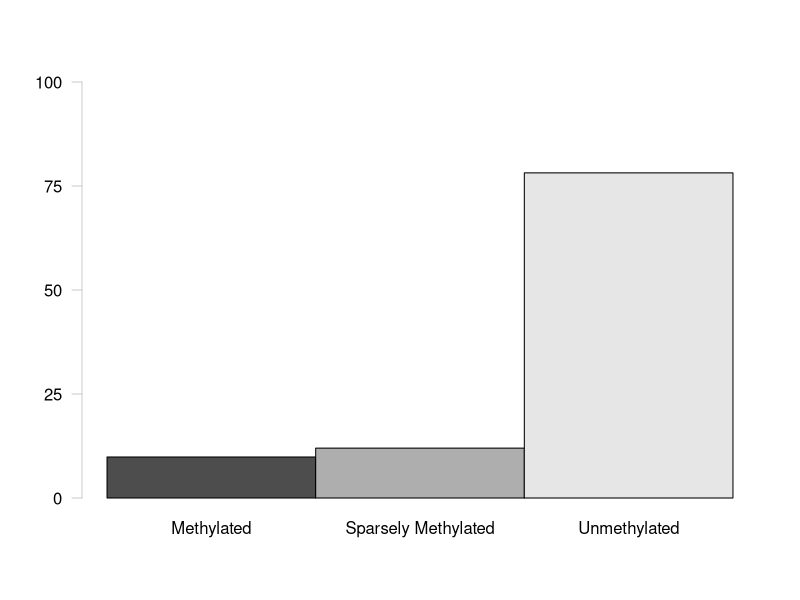
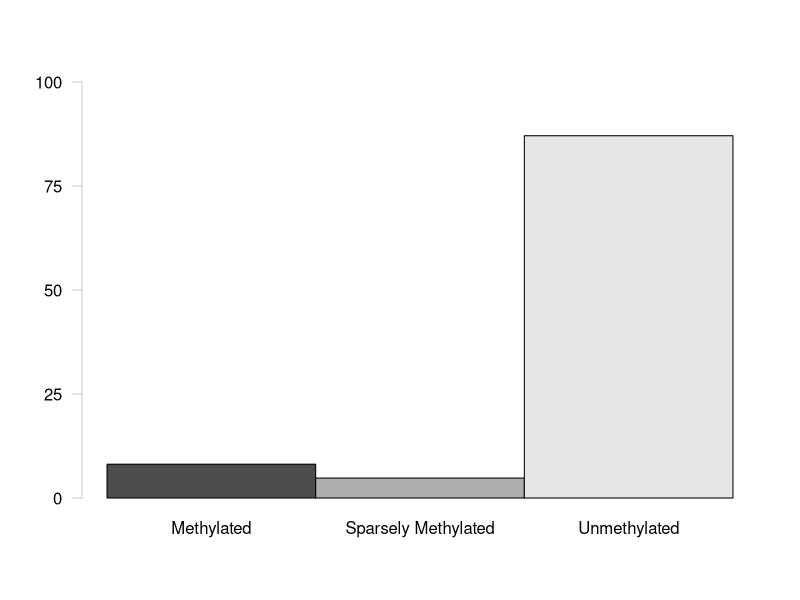
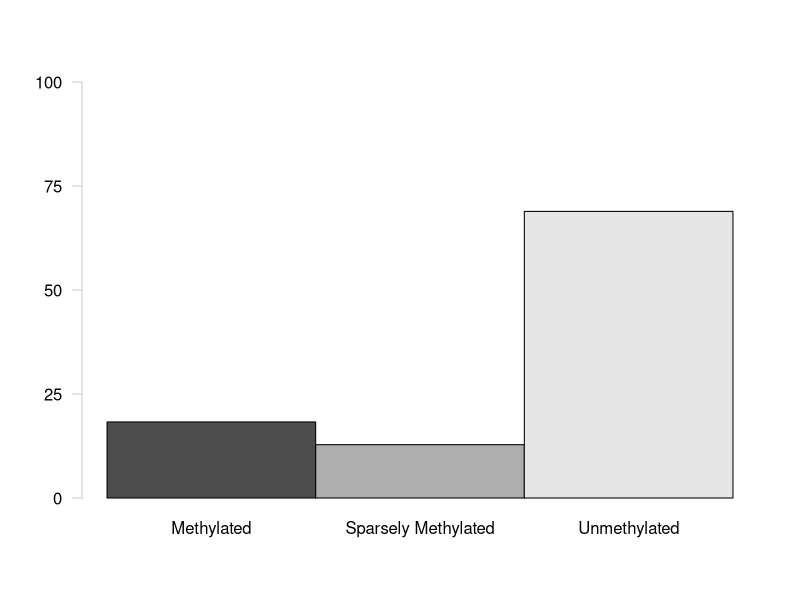
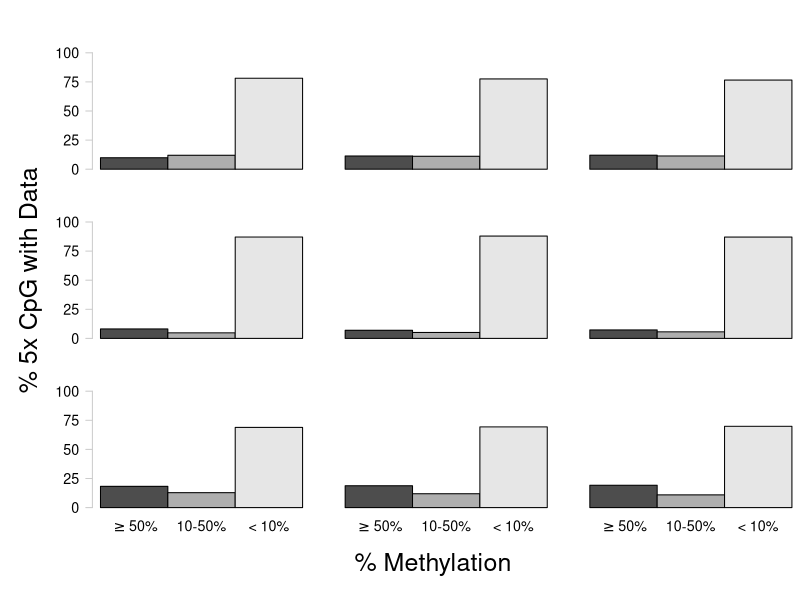
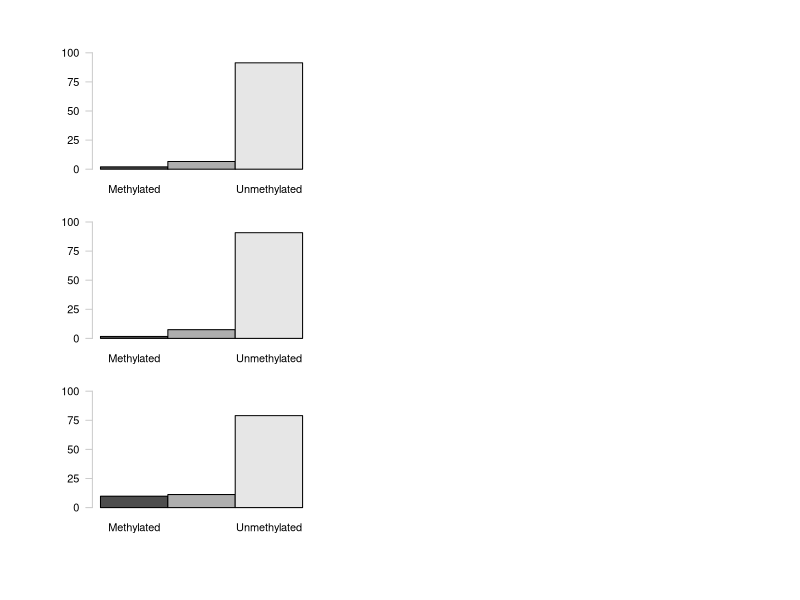
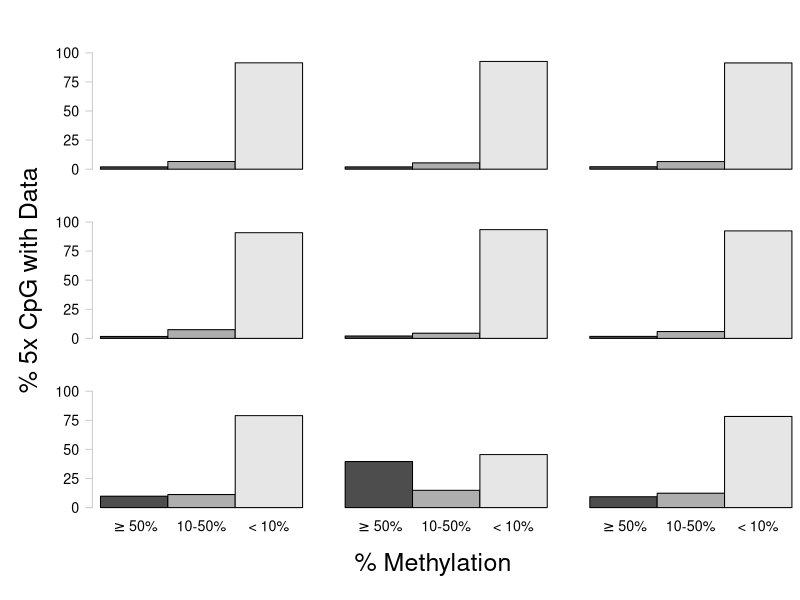

These figures' R source, in order:
## ---- chunk 1
knitr::opts_chunk$set(echo = TRUE)
## ---- chunk 2
sessionInfo()
## ---- chunk 3
McapAll <- read.table("../analyses/Characterizing-CpG-Methylation-5x/Mcap/Mcap-5x-bedgraph-counts.txt", header = FALSE, col.names = c("totalLines", "filename")) #Import file using space as a delimiter. Columns are the number of lines and the filename
McapAll <- McapAll[-10,] #Remove last row (total lines for all files)
tail(McapAll) #Confirm import
## ---- chunk 4
McapMeth <- read.table("../analyses/Characterizing-CpG-Methylation-5x/Mcap/Mcap-5x-Meth-counts.txt", header = FALSE, col.names = c("Meth", "filename")) #Import file using space as a delimiter. Columns are the number of lines and the filename
McapMeth <- McapMeth[-10,] #Remove last row (total lines for all files)
tail(McapMeth) #Confirm import
## ---- chunk 5
McapSparseMeth <- read.table("../analyses/Characterizing-CpG-Methylation-5x/Mcap/Mcap-5x-sparseMeth-counts.txt", header = FALSE, col.names = c("sparseMeth", "filename")) #Import file using space as a delimiter. Columns are the number of lines and the filename
McapSparseMeth <- McapSparseMeth[-10,] #Remove last row (total lines for all files)
tail(McapSparseMeth) #Confirm import
## ---- chunk 6
McapUnMeth <- read.table("../analyses/Characterizing-CpG-Methylation-5x/Mcap/Mcap-5x-unMeth-counts.txt", header = FALSE, col.names = c("unMeth", "filename")) #Import file using space as a delimiter. Columns are the number of lines and the filename
McapUnMeth <- McapUnMeth[-10,] #Remove last row (total lines for all files)
tail(McapUnMeth) #Confirm import
## ---- chunk 7
McapCpGType <- cbind(McapAll, McapMeth, McapSparseMeth, McapUnMeth) #Mash tables together by column
McapCpGType <- McapCpGType[,-c(2,4,6,8)] #Remove filename columns
tail(McapCpGType) #Confirm table mashing
## ---- chunk 8
McapCpGType$percentMeth <- (McapCpGType$Meth / McapCpGType$totalLines) * 100 #Calculate percent methylated loci
McapCpGType$percentSparseMeth <- (McapCpGType$sparseMeth / McapCpGType$totalLines) * 100 #Calculate percent sparsely methylated loci
McapCpGType$percentUnMeth <- (McapCpGType$unMeth / McapCpGType$totalLines) * 100 #Calculate percent unmethylated loci
McapCpGType <- McapCpGType[,c(1, 2, 5, 3, 6, 4, 7)] #Reorganize columns
tail(McapCpGType) #Confirm calculations
## ---- chunk 9
write.table(McapCpGType, "../analyses/Characterizing-CpG-Methylation-5x/Mcap/Mcap-CpG-Type.txt", sep = "\t", quote = FALSE, row.names = TRUE) #Save summary table
## ---- chunk 10
PactAll <- read.table("../analyses/Characterizing-CpG-Methylation-5x/Pact/Pact-5x-bedgraph-counts.txt", header = FALSE, col.names = c("totalLines", "filename")) #Import file using space as a delimiter. Columns are the number of lines and the filename
PactAll <- PactAll[-10,] #Remove last row (total lines for all files)
tail(PactAll) #Confirm import
## ---- chunk 11
PactMeth <- read.table("../analyses/Characterizing-CpG-Methylation-5x/Pact/Pact-5x-Meth-counts.txt", header = FALSE, col.names = c("Meth", "filename")) #Import file using space as a delimiter. Columns are the number of lines and the filename
PactMeth <- PactMeth[-10,] #Remove last row (total lines for all files)
tail(PactMeth) #Confirm import
## ---- chunk 12
PactSparseMeth <- read.table("../analyses/Characterizing-CpG-Methylation-5x/Pact/Pact-5x-sparseMeth-counts.txt", header = FALSE, col.names = c("sparseMeth", "filename")) #Import file using space as a delimiter. Columns are the number of lines and the filename
PactSparseMeth <- PactSparseMeth[-10,] #Remove last row (total lines for all files)
tail(PactSparseMeth) #Confirm import
## ---- chunk 13
PactUnMeth <- read.table("../analyses/Characterizing-CpG-Methylation-5x/Pact/Pact-5x-unMeth-counts.txt", header = FALSE, col.names = c("unMeth", "filename")) #Import file using space as a delimiter. Columns are the number of lines and the filename
PactUnMeth <- PactUnMeth[-10,] #Remove last row (total lines for all files)
tail(PactUnMeth) #Confirm import
## ---- chunk 14
PactCpGType <- cbind(PactAll, PactMeth, PactSparseMeth, PactUnMeth) #Mash tables together by column
PactCpGType <- PactCpGType[,-c(2,4,6,8)] #Remove filename columns
tail(PactCpGType) #Confirm table mashing
## ---- chunk 15
PactCpGType$percentMeth <- (PactCpGType$Meth / PactCpGType$totalLines) * 100 #Calculate percent methylated loci
PactCpGType$percentSparseMeth <- (PactCpGType$sparseMeth / PactCpGType$totalLines) * 100 #Calculate percent sparsely methylated loci
PactCpGType$percentUnMeth <- (PactCpGType$unMeth / PactCpGType$totalLines) * 100 #Calculate percent unmethylated loci
PactCpGType <- PactCpGType[,c(1, 2, 5, 3, 6, 4, 7)] #Reorganize columns
tail(PactCpGType) #Confirm calculations
## ---- chunk 16
write.table(PactCpGType, "../analyses/Characterizing-CpG-Methylation-5x/Pact/Pact-CpG-Type.txt", sep = "\t", quote = FALSE, row.names = TRUE) #Save summary table
## ---- chunk 17
McapGeneOverlaps <- read.table("../analyses/Characterizing-CpG-Methylation-5x/Mcap/Mcap-5x-mcGenes-counts.txt", header = FALSE, col.names = c("counts", "filename")) #Import file with all file-gene overlaps
McapGeneOverlaps <- McapGeneOverlaps[-37,] #Remove final row
tail(McapGeneOverlaps) #Confirm import
## ---- chunk 18
McapGeneSummary <- data.frame("totalLines" = rep(0, times = 9),
                              "Meth" = rep(0, times = 9),
                              "sparseMeth" = rep(0, times = 9),
                              "unMeth" = rep(0, times = 9)) #Create empty dataframe for final summary table
head(McapGeneSummary) #Confirm dataframe creation
## ---- chunk 19
nLines <- length(McapGeneSummary$totalLines) #Count number of lines
for(i in 1:nLines) {
  McapGeneSummary[i,1] <- McapGeneOverlaps[i+(3*i),1]
} #For every file with the total number of CpG with data (i + (3*i)), take the value in the first column (total lines) and save it in the first column
head(McapGeneSummary) #Confirm values were added
## ---- chunk 20
for(i in 1:nLines) {
  McapGeneSummary[i,2] <- McapGeneOverlaps[(i+(3*i)-3),1]
} #For every file with the total number of CpG with data ((i + (3*i))-3), take the value in the first column (total lines) and save it in the second column
head(McapGeneSummary) #Confirm values were added
## ---- chunk 21
for(i in 1:nLines) {
  McapGeneSummary[i,3] <- McapGeneOverlaps[(i+(3*i)-2),1]
} #For every file with the total number of CpG with data ((i + (3*i))-2), take the value in the first column (total lines) and save it in the third column
head(McapGeneSummary) #Confirm values were added
## ---- chunk 22
for(i in 1:nLines) {
  McapGeneSummary[i,4] <- McapGeneOverlaps[(i+(3*i)-1),1]
} #For every file with the total number of CpG with data ((i + (3*i))-1), take the value in the first column (total lines) and save it in the fourth column
head(McapGeneSummary) #Confirm values were added
## ---- chunk 23
McapGeneSummary$percentMeth <- (McapGeneSummary$Meth / McapGeneSummary$totalLines) * 100 #Calculate percent methylated
McapGeneSummary$percentSparseMeth <- (McapGeneSummary$sparseMeth / McapGeneSummary$totalLines) * 100 #Calculate percent sparsely methylated
McapGeneSummary$percentUnMeth <- (McapGeneSummary$unMeth / McapGeneSummary$totalLines) * 100 #Calculate percent unmethylated
McapGeneSummary <- McapGeneSummary[,c(1,2,5,3,6,4,7)] #Rearrange columns
tail(McapGeneSummary) #Confirm calculations
## ---- chunk 24
write.table(McapGeneSummary, "../analyses/Characterizing-CpG-Methylation-5x/Mcap/Mcap-Gene-Overlaps.txt", sep = "\t", quote = FALSE, row.names = TRUE) #Save summary table
## ---- chunk 25
McapCDSOverlaps <- read.table("../analyses/Characterizing-CpG-Methylation-5x/Mcap/Mcap-5x-mcCDS-counts.txt", header = FALSE, col.names = c("counts", "filename")) #Import file with all file-CDS overlaps
McapCDSOverlaps <- McapCDSOverlaps[-37,] #Remove final row
tail(McapCDSOverlaps) #Confirm import
## ---- chunk 26
McapCDSSummary <- data.frame("totalLines" = rep(0, times = 9),
                              "Meth" = rep(0, times = 9),
                              "sparseMeth" = rep(0, times = 9),
                              "unMeth" = rep(0, times = 9)) #Create empty dataframe for final summary table
head(McapCDSSummary) #Confirm dataframe creation
## ---- chunk 27
nLines <- length(McapCDSSummary$totalLines) #Count number of lines
for(i in 1:nLines) {
  McapCDSSummary[i,1] <- McapCDSOverlaps[i+(3*i),1]
} #For every file with the total number of CpG with data (i + (3*i)), take the value in the first column (total lines) and save it in the first column
head(McapCDSSummary) #Confirm values were added
## ---- chunk 28
for(i in 1:nLines) {
  McapCDSSummary[i,2] <- McapCDSOverlaps[(i+(3*i)-3),1]
} #For every file with the total number of CpG with data ((i + (3*i))-3), take the value in the first column (total lines) and save it in the second column
head(McapCDSSummary) #Confirm values were added
## ---- chunk 29
for(i in 1:nLines) {
  McapCDSSummary[i,3] <- McapCDSOverlaps[(i+(3*i)-2),1]
} #For every file with the total number of CpG with data ((i + (3*i))-2), take the value in the first column (total lines) and save it in the third column
head(McapCDSSummary) #Confirm values were added
## ---- chunk 30
for(i in 1:nLines) {
  McapCDSSummary[i,4] <- McapCDSOverlaps[(i+(3*i)-1),1]
} #For every file with the total number of CpG with data ((i + (3*i))-1), take the value in the first column (total lines) and save it in the fourth column
head(McapCDSSummary) #Confirm values were added
## ---- chunk 31
McapCDSSummary$percentMeth <- (McapCDSSummary$Meth / McapCDSSummary$totalLines) * 100 #Calculate percent methylated
McapCDSSummary$percentSparseMeth <- (McapCDSSummary$sparseMeth / McapCDSSummary$totalLines) * 100 #Calculate percent sparsely methylated
McapCDSSummary$percentUnMeth <- (McapCDSSummary$unMeth / McapCDSSummary$totalLines) * 100 #Calculate percent unmethylated
McapCDSSummary <- McapCDSSummary[,c(1,2,5,3,6,4,7)] #Rearrange columns
tail(McapCDSSummary) #Confirm calculations
## ---- chunk 32
write.table(McapCDSSummary, "../analyses/Characterizing-CpG-Methylation-5x/Mcap/Mcap-CDS-Overlaps.txt", sep = "\t", quote = FALSE, row.names = TRUE) #Save summary table
## ---- chunk 33
McapIntronsOverlaps <- read.table("../analyses/Characterizing-CpG-Methylation-5x/Mcap/Mcap-5x-mcIntrons-counts.txt", header = FALSE, col.names = c("counts", "filename")) #Import file with all file-Introns overlaps
McapIntronsOverlaps <- McapIntronsOverlaps[-37,] #Remove final row
tail(McapIntronsOverlaps) #Confirm import
## ---- chunk 34
McapIntronsSummary <- data.frame("totalLines" = rep(0, times = 9),
                              "Meth" = rep(0, times = 9),
                              "sparseMeth" = rep(0, times = 9),
                              "unMeth" = rep(0, times = 9)) #Create empty dataframe for final summary table
head(McapIntronsSummary) #Confirm dataframe creation
## ---- chunk 35
nLines <- length(McapIntronsSummary$totalLines) #Count number of lines
for(i in 1:nLines) {
  McapIntronsSummary[i,1] <- McapIntronsOverlaps[i+(3*i),1]
} #For every file with the total number of CpG with data (i + (3*i)), take the value in the first column (total lines) and save it in the first column
head(McapIntronsSummary) #Confirm values were added
## ---- chunk 36
for(i in 1:nLines) {
  McapIntronsSummary[i,2] <- McapIntronsOverlaps[(i+(3*i)-3),1]
} #For every file with the total number of CpG with data ((i + (3*i))-3), take the value in the first column (total lines) and save it in the second column
head(McapIntronsSummary) #Confirm values were added
## ---- chunk 37
for(i in 1:nLines) {
  McapIntronsSummary[i,3] <- McapIntronsOverlaps[(i+(3*i)-2),1]
} #For every file with the total number of CpG with data ((i + (3*i))-2), take the value in the first column (total lines) and save it in the third column
head(McapIntronsSummary) #Confirm values were added
## ---- chunk 38
for(i in 1:nLines) {
  McapIntronsSummary[i,4] <- McapIntronsOverlaps[(i+(3*i)-1),1]
} #For every file with the total number of CpG with data ((i + (3*i))-1), take the value in the first column (total lines) and save it in the fourth column
head(McapIntronsSummary) #Confirm values were added
## ---- chunk 39
McapIntronsSummary$percentMeth <- (McapIntronsSummary$Meth / McapIntronsSummary$totalLines) * 100 #Calculate percent methylated
McapIntronsSummary$percentSparseMeth <- (McapIntronsSummary$sparseMeth / McapIntronsSummary$totalLines) * 100 #Calculate percent sparsely methylated
McapIntronsSummary$percentUnMeth <- (McapIntronsSummary$unMeth / McapIntronsSummary$totalLines) * 100 #Calculate percent unmethylated
McapIntronsSummary <- McapIntronsSummary[,c(1,2,5,3,6,4,7)] #Rearrange columns
tail(McapIntronsSummary) #Confirm calculations
## ---- chunk 40
write.table(McapIntronsSummary, "../analyses/Characterizing-CpG-Methylation-5x/Mcap/Mcap-Introns-Overlaps.txt", sep = "\t", quote = FALSE, row.names = TRUE) #Save summary table
## ---- chunk 41
McapIntergenicOverlaps <- read.table("../analyses/Characterizing-CpG-Methylation-5x/Mcap/Mcap-5x-mcIntergenic-counts.txt", header = FALSE, col.names = c("counts", "filename")) #Import file with all file-Intergenic overlaps
McapIntergenicOverlaps <- McapIntergenicOverlaps[-37,] #Remove final row
tail(McapIntergenicOverlaps) #Confirm import
## ---- chunk 42
McapIntergenicSummary <- data.frame("totalLines" = rep(0, times = 9),
                              "Meth" = rep(0, times = 9),
                              "sparseMeth" = rep(0, times = 9),
                              "unMeth" = rep(0, times = 9)) #Create empty dataframe for final summary table
head(McapIntergenicSummary) #Confirm dataframe creation
## ---- chunk 43
nLines <- length(McapIntergenicSummary$totalLines) #Count number of lines
for(i in 1:nLines) {
  McapIntergenicSummary[i,1] <- McapIntergenicOverlaps[i+(3*i),1]
} #For every file with the total number of CpG with data (i + (3*i)), take the value in the first column (total lines) and save it in the first column
head(McapIntergenicSummary) #Confirm values were added
## ---- chunk 44
for(i in 1:nLines) {
  McapIntergenicSummary[i,2] <- McapIntergenicOverlaps[(i+(3*i)-3),1]
} #For every file with the total number of CpG with data ((i + (3*i))-3), take the value in the first column (total lines) and save it in the second column
head(McapIntergenicSummary) #Confirm values were added
## ---- chunk 45
for(i in 1:nLines) {
  McapIntergenicSummary[i,3] <- McapIntergenicOverlaps[(i+(3*i)-2),1]
} #For every file with the total number of CpG with data ((i + (3*i))-2), take the value in the first column (total lines) and save it in the third column
head(McapIntergenicSummary) #Confirm values were added
## ---- chunk 46
for(i in 1:nLines) {
  McapIntergenicSummary[i,4] <- McapIntergenicOverlaps[(i+(3*i)-1),1]
} #For every file with the total number of CpG with data ((i + (3*i))-1), take the value in the first column (total lines) and save it in the fourth column
head(McapIntergenicSummary) #Confirm values were added
## ---- chunk 47
McapIntergenicSummary$percentMeth <- (McapIntergenicSummary$Meth / McapIntergenicSummary$totalLines) * 100 #Calculate percent methylated
McapIntergenicSummary$percentSparseMeth <- (McapIntergenicSummary$sparseMeth / McapIntergenicSummary$totalLines) * 100 #Calculate percent sparsely methylated
McapIntergenicSummary$percentUnMeth <- (McapIntergenicSummary$unMeth / McapIntergenicSummary$totalLines) * 100 #Calculate percent unmethylated
McapIntergenicSummary <- McapIntergenicSummary[,c(1,2,5,3,6,4,7)] #Rearrange columns
tail(McapIntergenicSummary) #Confirm calculations
## ---- chunk 48
write.table(McapIntergenicSummary, "../analyses/Characterizing-CpG-Methylation-5x/Mcap/Mcap-Intergenic-Overlaps.txt", sep = "\t", quote = FALSE, row.names = TRUE) #Save summary table
## ---- chunk 49
PactGeneOverlaps <- read.table("../analyses/Characterizing-CpG-Methylation-5x/Pact/Pact-5x-paGenes-counts.txt", header = FALSE, col.names = c("counts", "filename")) #Import file with all file-gene overlaps
PactGeneOverlaps <- PactGeneOverlaps[-37,] #Remove final row
tail(PactGeneOverlaps) #Confirm import
## ---- chunk 50
PactGeneSummary <- data.frame("totalLines" = rep(0, times = 9),
                              "Meth" = rep(0, times = 9),
                              "sparseMeth" = rep(0, times = 9),
                              "unMeth" = rep(0, times = 9)) #Create empty dataframe for final summary table
head(PactGeneSummary) #Confirm dataframe creation
## ---- chunk 51
nLines <- length(PactGeneSummary$totalLines) #Count number of lines
for(i in 1:nLines) {
  PactGeneSummary[i,1] <- PactGeneOverlaps[i+(3*i),1]
} #For every file with the total number of CpG with data (i + (3*i)), take the value in the first column (total lines) and save it in the first column
head(PactGeneSummary) #Confirm values were added
## ---- chunk 52
for(i in 1:nLines) {
  PactGeneSummary[i,2] <- PactGeneOverlaps[(i+(3*i)-3),1]
} #For every file with the total number of CpG with data ((i + (3*i))-3), take the value in the first column (total lines) and save it in the second column
head(PactGeneSummary) #Confirm values were added
## ---- chunk 53
for(i in 1:nLines) {
  PactGeneSummary[i,3] <- PactGeneOverlaps[(i+(3*i)-2),1]
} #For every file with the total number of CpG with data ((i + (3*i))-2), take the value in the first column (total lines) and save it in the third column
head(PactGeneSummary) #Confirm values were added
## ---- chunk 54
for(i in 1:nLines) {
  PactGeneSummary[i,4] <- PactGeneOverlaps[(i+(3*i)-1),1]
} #For every file with the total number of CpG with data ((i + (3*i))-1), take the value in the first column (total lines) and save it in the fourth column
head(PactGeneSummary) #Confirm values were added
## ---- chunk 55
PactGeneSummary$percentMeth <- (PactGeneSummary$Meth / PactGeneSummary$totalLines) * 100 #Calculate percent methylated
PactGeneSummary$percentSparseMeth <- (PactGeneSummary$sparseMeth / PactGeneSummary$totalLines) * 100 #Calculate percent sparsely methylated
PactGeneSummary$percentUnMeth <- (PactGeneSummary$unMeth / PactGeneSummary$totalLines) * 100 #Calculate percent unmethylated
PactGeneSummary <- PactGeneSummary[,c(1,2,5,3,6,4,7)] #Rearrange columns
tail(PactGeneSummary) #Confirm calculations
## ---- chunk 56
write.table(PactGeneSummary, "../analyses/Characterizing-CpG-Methylation-5x/Pact/Pact-Gene-Overlaps.txt", sep = "\t", quote = FALSE, row.names = TRUE) #Save summary table
## ---- chunk 57
PactCDSOverlaps <- read.table("../analyses/Characterizing-CpG-Methylation-5x/Pact/Pact-5x-paCDS-counts.txt", header = FALSE, col.names = c("counts", "filename")) #Import file with all file-CDS overlaps
PactCDSOverlaps <- PactCDSOverlaps[-37,] #Remove final row
tail(PactCDSOverlaps) #Confirm import
## ---- chunk 58
PactCDSSummary <- data.frame("totalLines" = rep(0, times = 9),
                              "Meth" = rep(0, times = 9),
                              "sparseMeth" = rep(0, times = 9),
                              "unMeth" = rep(0, times = 9)) #Create empty dataframe for final summary table
head(PactCDSSummary) #Confirm dataframe creation
## ---- chunk 59
nLines <- length(PactCDSSummary$totalLines) #Count number of lines
for(i in 1:nLines) {
  PactCDSSummary[i,1] <- PactCDSOverlaps[i+(3*i),1]
} #For every file with the total number of CpG with data (i + (3*i)), take the value in the first column (total lines) and save it in the first column
head(PactCDSSummary) #Confirm values were added
## ---- chunk 60
for(i in 1:nLines) {
  PactCDSSummary[i,2] <- PactCDSOverlaps[(i+(3*i)-3),1]
} #For every file with the total number of CpG with data ((i + (3*i))-3), take the value in the first column (total lines) and save it in the second column
head(PactCDSSummary) #Confirm values were added
## ---- chunk 61
for(i in 1:nLines) {
  PactCDSSummary[i,3] <- PactCDSOverlaps[(i+(3*i)-2),1]
} #For every file with the total number of CpG with data ((i + (3*i))-2), take the value in the first column (total lines) and save it in the third column
head(PactCDSSummary) #Confirm values were added
## ---- chunk 62
for(i in 1:nLines) {
  PactCDSSummary[i,4] <- PactCDSOverlaps[(i+(3*i)-1),1]
} #For every file with the total number of CpG with data ((i + (3*i))-1), take the value in the first column (total lines) and save it in the fourth column
head(PactCDSSummary) #Confirm values were added
## ---- chunk 63
PactCDSSummary$percentMeth <- (PactCDSSummary$Meth / PactCDSSummary$totalLines) * 100 #Calculate percent methylated
PactCDSSummary$percentSparseMeth <- (PactCDSSummary$sparseMeth / PactCDSSummary$totalLines) * 100 #Calculate percent sparsely methylated
PactCDSSummary$percentUnMeth <- (PactCDSSummary$unMeth / PactCDSSummary$totalLines) * 100 #Calculate percent unmethylated
PactCDSSummary <- PactCDSSummary[,c(1,2,5,3,6,4,7)] #Rearrange columns
tail(PactCDSSummary) #Confirm calculations
## ---- chunk 64
write.table(PactCDSSummary, "../analyses/Characterizing-CpG-Methylation-5x/Pact/Pact-CDS-Overlaps.txt", sep = "\t", quote = FALSE, row.names = TRUE) #Save summary table
## ---- chunk 65
PactIntronsOverlaps <- read.table("../analyses/Characterizing-CpG-Methylation-5x/Pact/Pact-5x-paIntron-counts.txt", header = FALSE, col.names = c("counts", "filename")) #Import file with all file-Introns overlaps
PactIntronsOverlaps <- PactIntronsOverlaps[-37,] #Remove final row
tail(PactIntronsOverlaps) #Confirm import
## ---- chunk 66
PactIntronsSummary <- data.frame("totalLines" = rep(0, times = 9),
                              "Meth" = rep(0, times = 9),
                              "sparseMeth" = rep(0, times = 9),
                              "unMeth" = rep(0, times = 9)) #Create empty dataframe for final summary table
head(PactIntronsSummary) #Confirm dataframe creation
## ---- chunk 67
nLines <- length(PactIntronsSummary$totalLines) #Count number of lines
for(i in 1:nLines) {
  PactIntronsSummary[i,1] <- PactIntronsOverlaps[i+(3*i),1]
} #For every file with the total number of CpG with data (i + (3*i)), take the value in the first column (total lines) and save it in the first column
head(PactIntronsSummary) #Confirm values were added
## ---- chunk 68
for(i in 1:nLines) {
  PactIntronsSummary[i,2] <- PactIntronsOverlaps[(i+(3*i)-3),1]
} #For every file with the total number of CpG with data ((i + (3*i))-3), take the value in the first column (total lines) and save it in the second column
head(PactIntronsSummary) #Confirm values were added
## ---- chunk 69
for(i in 1:nLines) {
  PactIntronsSummary[i,3] <- PactIntronsOverlaps[(i+(3*i)-2),1]
} #For every file with the total number of CpG with data ((i + (3*i))-2), take the value in the first column (total lines) and save it in the third column
head(PactIntronsSummary) #Confirm values were added
## ---- chunk 70
for(i in 1:nLines) {
  PactIntronsSummary[i,4] <- PactIntronsOverlaps[(i+(3*i)-1),1]
} #For every file with the total number of CpG with data ((i + (3*i))-1), take the value in the first column (total lines) and save it in the fourth column
head(PactIntronsSummary) #Confirm values were added
## ---- chunk 71
PactIntronsSummary$percentMeth <- (PactIntronsSummary$Meth / PactIntronsSummary$totalLines) * 100 #Calculate percent methylated
PactIntronsSummary$percentSparseMeth <- (PactIntronsSummary$sparseMeth / PactIntronsSummary$totalLines) * 100 #Calculate percent sparsely methylated
PactIntronsSummary$percentUnMeth <- (PactIntronsSummary$unMeth / PactIntronsSummary$totalLines) * 100 #Calculate percent unmethylated
PactIntronsSummary <- PactIntronsSummary[,c(1,2,5,3,6,4,7)] #Rearrange columns
tail(PactIntronsSummary) #Confirm calculations
## ---- chunk 72
write.table(PactIntronsSummary, "../analyses/Characterizing-CpG-Methylation-5x/Pact/Pact-Introns-Overlaps.txt", sep = "\t", quote = FALSE, row.names = TRUE) #Save summary table
## ---- chunk 73
PactIntergenicOverlaps <- read.table("../analyses/Characterizing-CpG-Methylation-5x/Pact/Pact-5x-paIntergenic-counts.txt", header = FALSE, col.names = c("counts", "filename")) #Import file with all file-Intergenic overlaps
PactIntergenicOverlaps <- PactIntergenicOverlaps[-37,] #Remove final row
tail(PactIntergenicOverlaps) #Confirm import
## ---- chunk 74
PactIntergenicSummary <- data.frame("totalLines" = rep(0, times = 9),
                              "Meth" = rep(0, times = 9),
                              "sparseMeth" = rep(0, times = 9),
                              "unMeth" = rep(0, times = 9)) #Create empty dataframe for final summary table
head(PactIntergenicSummary) #Confirm dataframe creation
## ---- chunk 75
nLines <- length(PactIntergenicSummary$totalLines) #Count number of lines
for(i in 1:nLines) {
  PactIntergenicSummary[i,1] <- PactIntergenicOverlaps[i+(3*i),1]
} #For every file with the total number of CpG with data (i + (3*i)), take the value in the first column (total lines) and save it in the first column
head(PactIntergenicSummary) #Confirm values were added
## ---- chunk 76
for(i in 1:nLines) {
  PactIntergenicSummary[i,2] <- PactIntergenicOverlaps[(i+(3*i)-3),1]
} #For every file with the total number of CpG with data ((i + (3*i))-3), take the value in the first column (total lines) and save it in the second column
head(PactIntergenicSummary) #Confirm values were added
## ---- chunk 77
for(i in 1:nLines) {
  PactIntergenicSummary[i,3] <- PactIntergenicOverlaps[(i+(3*i)-2),1]
} #For every file with the total number of CpG with data ((i + (3*i))-2), take the value in the first column (total lines) and save it in the third column
head(PactIntergenicSummary) #Confirm values were added
## ---- chunk 78
for(i in 1:nLines) {
  PactIntergenicSummary[i,4] <- PactIntergenicOverlaps[(i+(3*i)-1),1]
} #For every file with the total number of CpG with data ((i + (3*i))-1), take the value in the first column (total lines) and save it in the fourth column
head(PactIntergenicSummary) #Confirm values were added
## ---- chunk 79
PactIntergenicSummary$percentMeth <- (PactIntergenicSummary$Meth / PactIntergenicSummary$totalLines) * 100 #Calculate percent methylated
PactIntergenicSummary$percentSparseMeth <- (PactIntergenicSummary$sparseMeth / PactIntergenicSummary$totalLines) * 100 #Calculate percent sparsely methylated
PactIntergenicSummary$percentUnMeth <- (PactIntergenicSummary$unMeth / PactIntergenicSummary$totalLines) * 100 #Calculate percent unmethylated
PactIntergenicSummary <- PactIntergenicSummary[,c(1,2,5,3,6,4,7)] #Rearrange columns
tail(PactIntergenicSummary) #Confirm calculations
## ---- chunk 80
write.table(PactIntergenicSummary, "../analyses/Characterizing-CpG-Methylation-5x/Pact/Pact-Intergenic-Overlaps.txt", sep = "\t", quote = FALSE, row.names = TRUE) #Save summary table
## ---- chunk 81
McapCpGTypePercents <- McapCpGType[,c(3,5,7)] #Keep only columns with % total CpG information
head(McapCpGTypePercents) #Check reorganization
## ---- chunk 82
#Create test plots

barplot(t(McapCpGTypePercents[1,]), beside = TRUE, ylim = c(0,100), names.arg = c("Methylated", "Sparsely Methylated", "Unmethylated"), axes = FALSE) #Sample 1, WGBS
axis(side = 2, at = seq(0, 100, by = 25), las = 2, col = "grey80")

barplot(t(McapCpGTypePercents[4,]), beside = TRUE, ylim = c(0,100), names.arg = c("Methylated", "Sparsely Methylated", "Unmethylated"), axes = FALSE) #Sample 1, RRBS
axis(side = 2, at = seq(0, 100, by = 25), las = 2, col = "grey80")

barplot(t(McapCpGTypePercents[7,]), beside = TRUE, ylim = c(0,100), names.arg = c("Methylated", "Sparsely Methylated", "Unmethylated"), axes = FALSE) #Sample 1, MBD-BSSeq
axis(side = 2, at = seq(0, 100, by = 25), las = 2, col = "grey80")
## ---- chunk 83
#pdf("../analyses/Characterizing-CpG-Methylation-5x/Mcap/Mcap-CpG-Type.pdf", height = 8.5, width = 11) #Save file as pdf

par(mfcol = c(3,3), mar = c(2, 2, 2, 0), oma = c(5, 5, 2, 0)) #Fill in multipanel plot by column and adjust inner and outer margins

barplot(t(McapCpGTypePercents[1,]), beside = TRUE, ylim = c(0,100), names.arg = FALSE, axes = FALSE) #Sample 1, WGBS
axis(side = 2, at = seq(0, 100, by = 25), las = 2, col = "grey80", cex.axis = 1.3) #Add y-axis

barplot(t(McapCpGTypePercents[4,]), beside = TRUE, ylim = c(0,100), names.arg = FALSE, axes = FALSE) #Sample 1, RRBS
axis(side = 2, at = seq(0, 100, by = 25), las = 2, col = "grey80", cex.axis = 1.3) #Add y-axis
mtext(side = 2, outer = TRUE, "% 5x CpG with Data", cex = 1.5, line = 2) #Add y-axis label

barplot(t(McapCpGTypePercents[7,]), beside = TRUE, ylim = c(0,100), names.arg = c(expression("">= "50%"), "10-50%", "< 10%"), cex.names = 1.3, axes = FALSE) #Sample 1, MBD-BSSeq
axis(side = 2, at = seq(0, 100, by = 25), las = 2, col = "grey80", cex.axis = 1.3) #Add y-axis

barplot(t(McapCpGTypePercents[2,]), beside = TRUE, ylim = c(0,100), names.arg = FALSE, axes = FALSE) #Sample 2, WGBS
barplot(t(McapCpGTypePercents[5,]), beside = TRUE, ylim = c(0,100), names.arg = FALSE, axes = FALSE) #Sample 2, RRBS
barplot(t(McapCpGTypePercents[8,]), beside = TRUE, ylim = c(0,100), names.arg = c(expression("">= "50%"), "10-50%", "< 10%"), cex.names = 1.3, axes = FALSE) #Sample 2, MBD-BSSeq
mtext(side = 1, outer = TRUE, "% Methylation", cex = 1.5, line = 2) #Add x-axis label

barplot(t(McapCpGTypePercents[3,]), beside = TRUE, ylim = c(0,100), names.arg = FALSE, axes = FALSE) #Sample 3, WGBS
barplot(t(McapCpGTypePercents[6,]), beside = TRUE, ylim = c(0,100), names.arg = FALSE, axes = FALSE) #Sample 3, RRBS
barplot(t(McapCpGTypePercents[9,]), beside = TRUE, ylim = c(0,100), names.arg = c(expression("">= "50%"), "10-50%", "< 10%"), cex.names = 1.3, axes = FALSE) #Sample 3, MBD-BSSeq

#dev.off() #Turn off plotting device
## ---- chunk 84
PactCpGTypePercents <- PactCpGType[,c(3,5,7)] #Keep only columns with % total CpG information
tail(PactCpGTypePercents) #Check reorganization
## ---- chunk 85
#Create test plots

barplot(t(PactCpGTypePercents[1,]), beside = TRUE, ylim = c(0,100), names.arg = c("Methylated", "Sparsely Methylated", "Unmethylated"), axes = FALSE) #Sample 1, WGBS
axis(side = 2, at = seq(0, 100, by = 25), las = 2, col = "grey80")

barplot(t(PactCpGTypePercents[4,]), beside = TRUE, ylim = c(0,100), names.arg = c("Methylated", "Sparsely Methylated", "Unmethylated"), axes = FALSE) #Sample 1, RRBS
axis(side = 2, at = seq(0, 100, by = 25), las = 2, col = "grey80")

barplot(t(PactCpGTypePercents[7,]), beside = TRUE, ylim = c(0,100), names.arg = c("Methylated", "Sparsely Methylated", "Unmethylated"), axes = FALSE) #Sample 1, MBD-BSSeq
axis(side = 2, at = seq(0, 100, by = 25), las = 2, col = "grey80")
## ---- chunk 86
#pdf("../analyses/Characterizing-CpG-Methylation-5x/Pact/Pact-CpG-Type.pdf", height = 8.5, width = 11) #Save file as pdf

par(mfcol = c(3,3), mar = c(2, 2, 2, 0), oma = c(5, 5, 2, 0)) #Fill in multipanel plot by column and adjust inner and outer margins

barplot(t(PactCpGTypePercents[1,]), beside = TRUE, ylim = c(0,100), names.arg = FALSE, axes = FALSE) #Sample 1, WGBS
axis(side = 2, at = seq(0, 100, by = 25), las = 2, col = "grey80", cex.axis = 1.3) #Add y-axis

barplot(t(PactCpGTypePercents[4,]), beside = TRUE, ylim = c(0,100), names.arg = FALSE, axes = FALSE) #Sample 1, RRBS
axis(side = 2, at = seq(0, 100, by = 25), las = 2, col = "grey80", cex.axis = 1.3) #Add y-axis
mtext(side = 2, outer = TRUE, "% 5x CpG with Data", cex = 1.5, line = 2) #Add y-axis label

barplot(t(PactCpGTypePercents[7,]), beside = TRUE, ylim = c(0,100), names.arg = c(expression("">= "50%"), "10-50%", "< 10%"), cex.names = 1.3, axes = FALSE) #Sample 1, MBD-BSSeq
axis(side = 2, at = seq(0, 100, by = 25), las = 2, col = "grey80", cex.axis = 1.3) #Add y-axis

barplot(t(PactCpGTypePercents[2,]), beside = TRUE, ylim = c(0,100), names.arg = FALSE, axes = FALSE) #Sample 2, WGBS
barplot(t(PactCpGTypePercents[5,]), beside = TRUE, ylim = c(0,100), names.arg = FALSE, axes = FALSE) #Sample 2, RRBS
barplot(t(PactCpGTypePercents[8,]), beside = TRUE, ylim = c(0,100), names.arg = c(expression("">= "50%"), "10-50%", "< 10%"), cex.names = 1.3, axes = FALSE) #Sample 2, MBD-BSSeq
mtext(side = 1, outer = TRUE, "% Methylation", cex = 1.5, line = 2) #Add x-axis label

barplot(t(PactCpGTypePercents[3,]), beside = TRUE, ylim = c(0,100), names.arg = FALSE, axes = FALSE) #Sample 3, WGBS
barplot(t(PactCpGTypePercents[6,]), beside = TRUE, ylim = c(0,100), names.arg = FALSE, axes = FALSE) #Sample 3, RRBS
barplot(t(PactCpGTypePercents[9,]), beside = TRUE, ylim = c(0,100), names.arg = c(expression("">= "50%"), "10-50%", "< 10%"), cex.names = 1.3, axes = FALSE) #Sample 3, MBD-BSSeq

#dev.off() #Turn off plotting device
